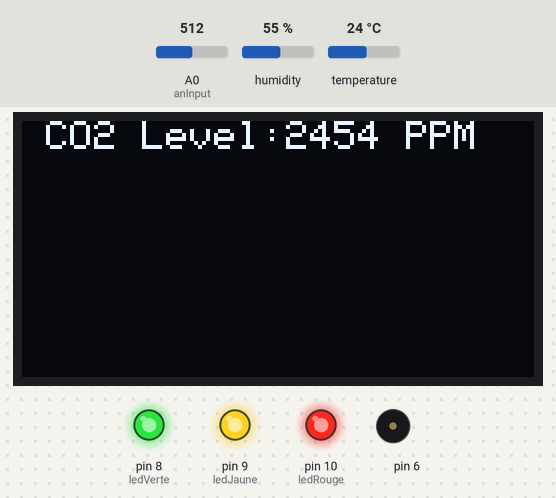
A sketch run on a simulated Arduino Uno, built with avr-gcc and run on an emulated ATmega328P. Shown: 128×64 one-colour display, output pins drawn as LEDs (lit = HIGH), buzzer (waves = sounding). Inputs (shaded band) come from the test bench; at power-on: humidity 55 %, A0 (anInput) = 512, temperature 24 °C. The display library's start-up logo is not drawn; what the sketch prints to the serial monitor is not drawn.

Above: at 4.1 s.
4.2 s: humidity set to 22 %
At 10.6 s:
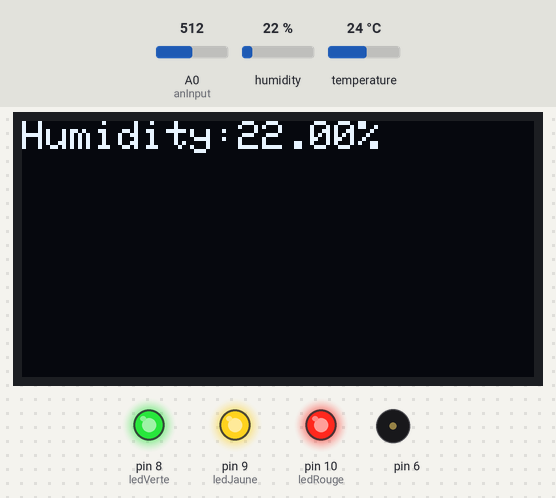
14.2 s: A0 (anInput) set to 132
At 19.9 s:
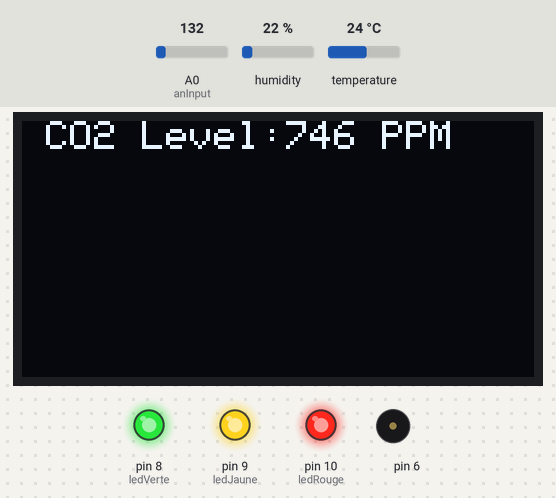
20.2 s: A0 (anInput) set to 108
23.8 s: A0 (anInput) set to 58
At 35.2 s:
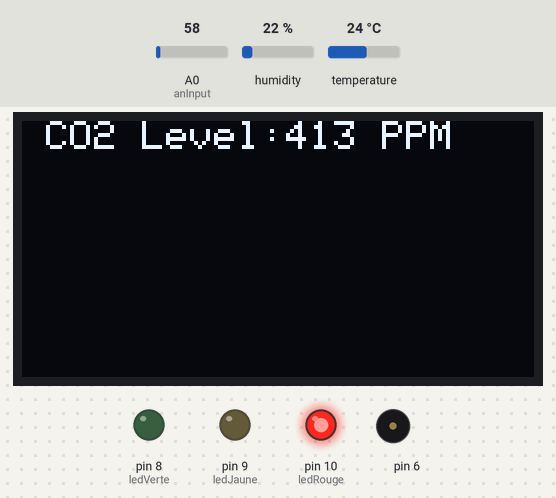
36.3 s: A0 (anInput) set to 49
45.5 s: temperature set to 12 °C
At 52.4 s:
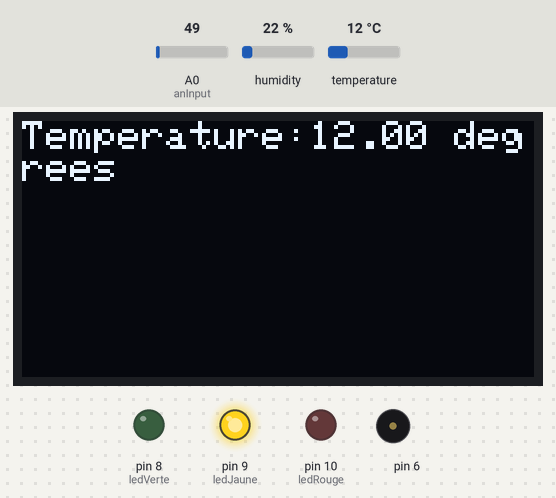
Timing chart, 0 to 53.9 s (numbered marks = the images above; inputs shaded):
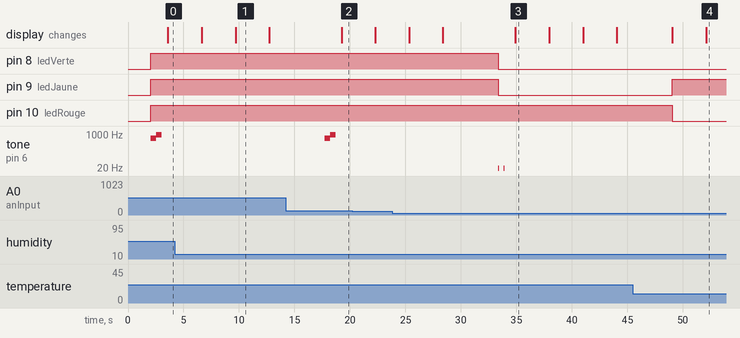

Measured:
- after the input at 14.2 s, the display: changes after 5.0 s (image 2)
- what the display in image 1 shows lasts 3.0 s, from 9.7 s to 12.7 s

The sketch:

TranspromoMQ.ino
```cpp
#include <Adafruit_GFX.h>
#include <Adafruit_SSD1306.h>
#include <DHT.h>
#include <MQ135.h>

#define anInput     A0
#define digTrigger   2
#define co2Zero     55
#define OLED_RESET   4

unsigned int value;

#define ledVerte 8
#define ledJaune 9
#define ledRouge 10

#define DHTPIN 7
#define DHTTYPE DHT11
DHT dht(DHTPIN, DHTTYPE);

Adafruit_SSD1306 display(OLED_RESET);

int displayState = 0;
unsigned long lastDisplayChange = 0;

void setup() {
  pinMode(anInput, INPUT);
  pinMode(digTrigger, INPUT);
  pinMode(ledVerte, OUTPUT);
  pinMode(ledJaune, OUTPUT);
  pinMode(ledRouge, OUTPUT);
  pinMode(DHTPIN, INPUT);
  pinMode(6, OUTPUT);
  Serial.begin(9600);
  display.begin(SSD1306_SWITCHCAPVCC, 0x3C);
  display.display();
  display.clearDisplay();
  dht.begin();
}

void loop() {
  int co2now[10];
  int co2raw = 0;
  int co2comp = 0;
  int co2ppm = 0;
  int zzz = 0;

  if (millis() - lastDisplayChange > 3000) {
    displayState = (displayState + 1) % 4;
    lastDisplayChange = millis();
  }

  display.clearDisplay();

  if (displayState == 0) {
    zzz = 0;

    for (int x = 0; x < 10; x++) {
      co2now[x] = analogRead(anInput);
      delay(200);
    }

    for (int x = 0; x < 10; x++) {
      zzz = zzz + co2now[x];
    }

    co2raw = zzz / 10;
    co2comp = co2raw - co2Zero;
    co2ppm = map(co2comp, 0, 1023, 400, 5000);

    if (co2ppm < 250) {
      digitalWrite(ledVerte, HIGH);
      digitalWrite(ledJaune, LOW);
      digitalWrite(ledRouge, LOW);
    } else if (co2ppm < 400) {
      digitalWrite(ledVerte, LOW);
      digitalWrite(ledJaune, HIGH);
      digitalWrite(ledRouge, LOW);
    } else if (co2ppm < 700) {
      digitalWrite(ledVerte, LOW);
      digitalWrite(ledJaune, LOW);
      digitalWrite(ledRouge, HIGH);
      tone(6, 10, 20);
      delay(500);
      tone(6, 10, 20);
      delay(500);
      noTone(6);
      delay(500);
    } else {
      digitalWrite(ledVerte, HIGH);
      digitalWrite(ledJaune, HIGH);
      digitalWrite(ledRouge, HIGH);
      tone(6, 600);
      delay(500);
      tone(6, 900);
      delay(500);
      noTone(6);
      delay(500);
    }

    display.setTextSize(1);
    display.setTextColor(WHITE);
    display.setCursor(0, 0);
    Serial.print(co2ppm);
    display.print(" CO2 Level:");
    display.print(co2ppm);
    display.println(" PPM");
  } else if (displayState == 1) {
    float temperature = dht.readTemperature();
    display.setTextSize(1);
    display.setTextColor(WHITE);
    display.setCursor(0, 0);
    Serial.print(",");
    Serial.print(temperature);
    display.print("Temperature:");
    display.print(temperature);
    display.println(" degrees");
  } else if (displayState == 2) {
    float humidity = dht.readHumidity();
    display.setTextSize(1);
    display.setTextColor(WHITE);
    display.setCursor(0, 0);
    Serial.print(",");
    Serial.println(humidity);
    display.print("Humidity:");
    display.print(humidity);
    display.print("% ");
  }

  display.display();
  delay(3000);
}
```
